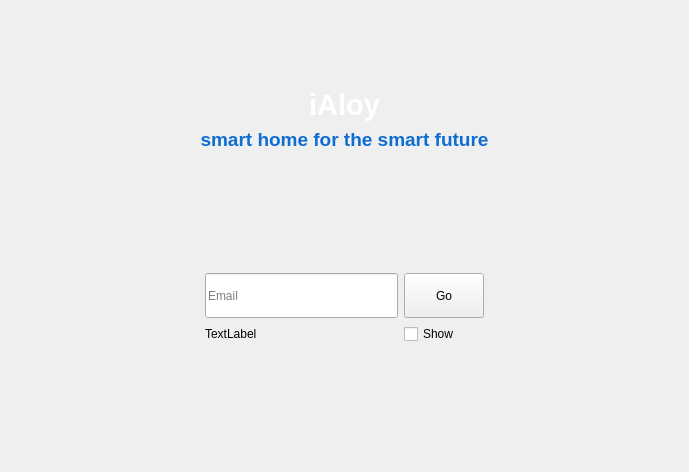
<?xml version="1.0" encoding="UTF-8"?>
<ui version="4.0">
 <class>MainWindow</class>
 <widget class="QMainWindow" name="MainWindow">
  <property name="geometry">
   <rect>
    <x>0</x>
    <y>0</y>
    <width>689</width>
    <height>472</height>
   </rect>
  </property>
  <property name="windowTitle">
   <string>MainWindow</string>
  </property>
  <property name="styleSheet">
   <string notr="true"/>
  </property>
  <widget class="QWidget" name="centralWidget">
   <layout class="QVBoxLayout" name="verticalLayout">
    <item>
     <spacer name="verticalSpacer_3">
      <property name="orientation">
       <enum>Qt::Vertical</enum>
      </property>
      <property name="sizeHint" stdset="0">
       <size>
        <width>20</width>
        <height>40</height>
       </size>
      </property>
     </spacer>
    </item>
    <item>
     <layout class="QGridLayout" name="gridLayout_2">
      <item row="0" column="0">
       <widget class="QLabel" name="iAloy_heading">
        <property name="text">
         <string>&lt;html&gt;&lt;head/&gt;&lt;body&gt;&lt;p&gt;&lt;span style=&quot; font-size:22pt; font-weight:600; color:#ffffff;&quot;&gt;iAloy&lt;/span&gt;&lt;/p&gt;&lt;/body&gt;&lt;/html&gt;</string>
        </property>
        <property name="alignment">
         <set>Qt::AlignCenter</set>
        </property>
       </widget>
      </item>
      <item row="1" column="0">
       <widget class="QLabel" name="iAloy_subheading">
        <property name="text">
         <string>&lt;html&gt;&lt;head/&gt;&lt;body&gt;&lt;p&gt;&lt;span style=&quot; font-size:14pt; font-weight:600; color:#0d6dd3;&quot;&gt;smart home for the smart future&lt;/span&gt;&lt;/p&gt;&lt;/body&gt;&lt;/html&gt;</string>
        </property>
        <property name="alignment">
         <set>Qt::AlignCenter</set>
        </property>
       </widget>
      </item>
     </layout>
    </item>
    <item>
     <spacer name="verticalSpacer_5">
      <property name="orientation">
       <enum>Qt::Vertical</enum>
      </property>
      <property name="sizeHint" stdset="0">
       <size>
        <width>20</width>
        <height>40</height>
       </size>
      </property>
     </spacer>
    </item>
    <item>
     <layout class="QGridLayout" name="gridLayout">
      <item row="1" column="3">
       <spacer name="horizontalSpacer_2">
        <property name="orientation">
         <enum>Qt::Horizontal</enum>
        </property>
        <property name="sizeType">
         <enum>QSizePolicy::MinimumExpanding</enum>
        </property>
        <property name="sizeHint" stdset="0">
         <size>
          <width>20</width>
          <height>20</height>
         </size>
        </property>
       </spacer>
      </item>
      <item row="3" column="1">
       <spacer name="verticalSpacer_2">
        <property name="orientation">
         <enum>Qt::Vertical</enum>
        </property>
        <property name="sizeHint" stdset="0">
         <size>
          <width>20</width>
          <height>40</height>
         </size>
        </property>
       </spacer>
      </item>
      <item row="2" column="1">
       <widget class="QLabel" name="status_label">
        <property name="text">
         <string>TextLabel</string>
        </property>
       </widget>
      </item>
      <item row="1" column="1">
       <widget class="QLineEdit" name="SetUpLineEdit">
        <property name="sizePolicy">
         <sizepolicy hsizetype="Expanding" vsizetype="Fixed">
          <horstretch>0</horstretch>
          <verstretch>0</verstretch>
         </sizepolicy>
        </property>
        <property name="minimumSize">
         <size>
          <width>0</width>
          <height>45</height>
         </size>
        </property>
        <property name="placeholderText">
         <string>Email</string>
        </property>
       </widget>
      </item>
      <item row="0" column="1">
       <spacer name="verticalSpacer">
        <property name="orientation">
         <enum>Qt::Vertical</enum>
        </property>
        <property name="sizeHint" stdset="0">
         <size>
          <width>20</width>
          <height>40</height>
         </size>
        </property>
       </spacer>
      </item>
      <item row="2" column="2">
       <widget class="QCheckBox" name="passsword_toggle">
        <property name="text">
         <string>Show</string>
        </property>
       </widget>
      </item>
      <item row="1" column="2">
       <widget class="QPushButton" name="submit_button">
        <property name="minimumSize">
         <size>
          <width>0</width>
          <height>45</height>
         </size>
        </property>
        <property name="text">
         <string>Go</string>
        </property>
       </widget>
      </item>
      <item row="1" column="0">
       <spacer name="horizontalSpacer">
        <property name="orientation">
         <enum>Qt::Horizontal</enum>
        </property>
        <property name="sizeType">
         <enum>QSizePolicy::MinimumExpanding</enum>
        </property>
        <property name="sizeHint" stdset="0">
         <size>
          <width>20</width>
          <height>20</height>
         </size>
        </property>
       </spacer>
      </item>
     </layout>
    </item>
    <item>
     <spacer name="verticalSpacer_4">
      <property name="orientation">
       <enum>Qt::Vertical</enum>
      </property>
      <property name="sizeHint" stdset="0">
       <size>
        <width>20</width>
        <height>40</height>
       </size>
      </property>
     </spacer>
    </item>
   </layout>
  </widget>
 </widget>
 <layoutdefault spacing="6" margin="11"/>
 <resources/>
 <connections/>
</ui>
